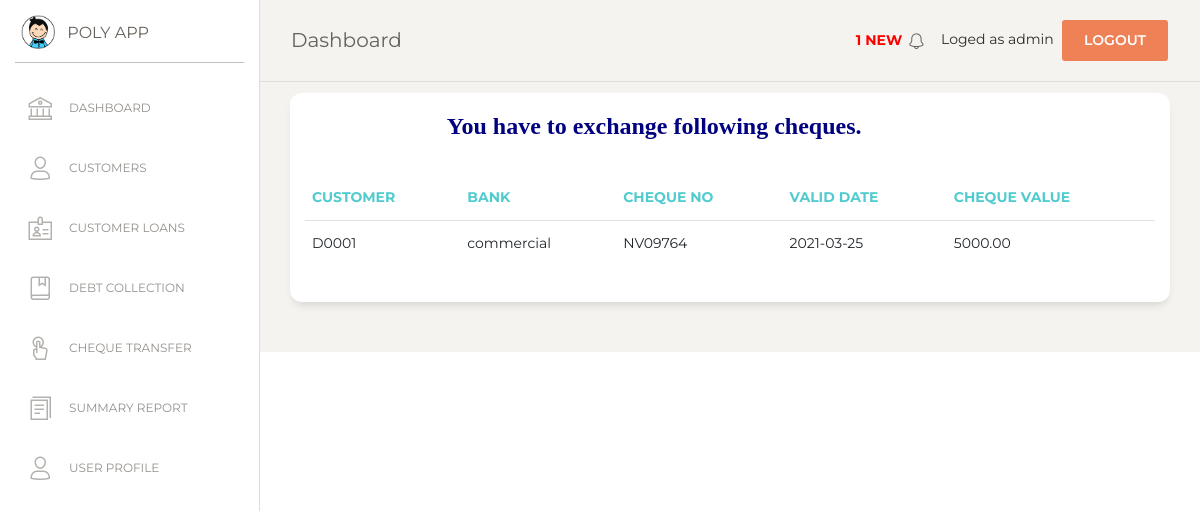
Page /notification.php (signed in) on the committed database.
### tables this page shows
CREATE TABLE `cheque` (
  `cheque_id` int(7) NOT NULL,
  `bank` varchar(50) NOT NULL,
  `cheque_no` varchar(50) NOT NULL,
  `valid_date` date NOT NULL,
  `exchange_date` date NOT NULL,
  `cheque_value` double(10,2) NOT NULL,
  `interest` int(5) NOT NULL,
  `exchange_amt` double(10,2) NOT NULL,
  `status` varchar(20) NOT NULL,
  `cust_id` varchar(10) NOT NULL
);

### msg_show.php (called while the page is built, shortened)
<?php
$con = mysqli_connect(DB_HOSTNAME,DB_USERNAME,DB_PASSWORD);
mysqli_select_db($con,DB_NAME);
$sql=mysqli_query($con,"SELECT * FROM cheque WHERE (valid_date <= CURDATE() OR valid_date = date_add(curdate(),interval 1 day)) AND status ='NYC' ORDER BY valid_date ASC");
$numRows = mysqli_num_rows($sql);
?>

### notification.php (the view, shortened to what this page needs)
<?php
include("msg_show.php");
if (!isset($_SESSION['loged_user'])) {
    header('location: login.php');
}else {
?>
<!DOCTYPE html>
<html lang="en">
<head>
  <link href="https://maxcdn.bootstrapcdn.com/font-awesome/latest/css/font-awesome.min.css" rel="stylesheet">
  <link href="assets/css/bootstrap.min.css" rel="stylesheet" />
  <link href="assets/css/paper-dashboard.css?v=2.0.1" rel="stylesheet" />
  <link href="assets/demo/demo.css" rel="stylesheet" />
</head>
<body class="">
  <div class="wrapper ">
    <div class="sidebar" data-color="white" data-active-color="danger">
      <div class="logo">
        <a href="#" class="simple-text logo-mini">
          <div class="logo-image-small">
            <img src="assets/img/logo-small.png">
          </div>
        </a>
        <a href="#" class="simple-text logo-normal">
          POLY APP
        </a>
      </div>
      <div class="sidebar-wrapper">
        <ul class="nav">
          <li>
            <a href="index">
              <i class="nc-icon nc-bank"></i>
              <p>DASHBOARD</p>
            </a>
          </li>
          <li class="">
            <a href="customer">
              <i class="nc-icon nc-single-02"></i>
              <p>CUSTOMERS</p>
            </a>
          </li>
          <li class="">
            <a href="customer_loan">
              <i class="nc-icon nc-badge"></i>
              <p>CUSTOMER LOANS</p>
            </a>
          </li>
          <li>
            <a href="debt_collection">
              <i class="nc-icon nc-book-bookmark"></i>
              <p>DEBT COLLECTION</p>
            </a>
          </li>
          <li>
            <a href="cheque_transfer">
              <i class="nc-icon nc-tap-01"></i>
              <p>CHEQUE TRANSFER</p>
            </a>
          </li>
          <li>
            <a href="report">
              <i class="nc-icon nc-single-copy-04"></i>
              <p>SUMMARY REPORT</p>
            </a>
          </li>
          <li>
            <a href="user">
              <i class="nc-icon nc-single-02"></i>
              <p>USER PROFILE</p>
            </a>
          </li>
        </ul>
      </div>
    </div>
    <div class="main-panel">
      <?php include('include/nav.php');  ?>
      <div class="content">
      <div class="row">
          <div class="col-md-12">
            <div class="card">
              <div class="row">
              <div class="col-md-10">
              <div class="card-header">
                <center><p style="font-size: 24px; font-family: calibri; color: navy;"><b> You have to exchange following cheques.</b></p> </center>
              </div>
              </div>
              </div>
              <div class="card-body">
                <div class="table-responsive">
                  <table class="table">
                    <thead class="text-primary">
                      <th>  Customer</th>
                      <th>  Bank</th>
                      <th>  Cheque No</th>
                      <th>  Valid Date</th>
                      <th>  Cheque value</th>
                    </thead>
                    <tbody>
                      <?php
                      if($numRows > 0) {
                        while($row = mysqli_fetch_assoc($sql)) {
                          ?>
                          <tr>
                            <td>                      <?php echo $row['cust_id'] ?>       </td>
                            <td>                      <?php echo $row['bank'] ?>          </td>
                            <td>                      <?php echo $row['cheque_no']?>      </td>
                            <td>                      <?php echo $row['valid_date']  ?>   </td>
                            <td>                      <?php echo $row['cheque_value']  ?> </td>
                          </tr>
                    </tbody>
                           <?php
                        }
                      }
                    ?>
                    </table>
                </div>
              </div>
            </div>
          </div>
          </div>
        </div>
      </div>
       <?php include('include/footer.php');  ?>
    </div>
</body>
</html>
<?php
}
?>

### rows in the picture
cheque: cust "D0001", bank "commercial", cheque_no "NV09764", valid_date "2021-03-25", cheque_value "5000.00"

### other values in the picture
$numRows "1"
$_SESSION['loged_user'] "admin"
